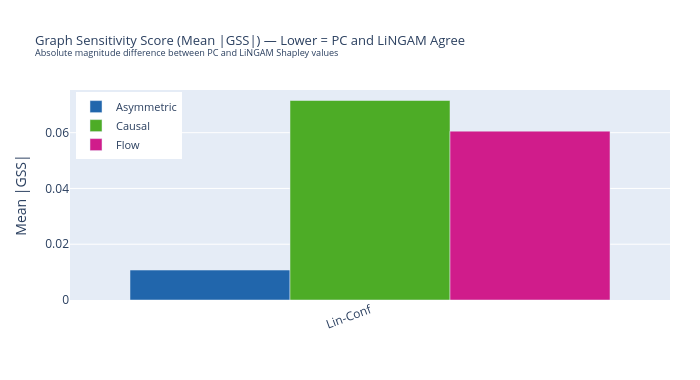

Notebook code cell kept with this figure:
### Markdown cell above
## 4. Graph Sensitivity Score (GSS)

How much does each method's output shift between the PC and LiNGAM graphs?  
Lower is more stable under graph uncertainty. GSS = 1 means the largest shift across all methods.

### Code cell
# GSS grouped bar — dataset × method
fig_gss = go.Figure()
for meth in BASE_METHODS:
    sub = df_gss[df_gss["Method"] == meth]
    fig_gss.add_trace(go.Bar(
        name         = meth,
        x            = sub["Dataset"].tolist(),
        y            = sub["MeanGSS"].tolist(),
        marker_color = METHOD_COLORS[meth],
        error_y      = None,
        hovertemplate=f"<b>{meth}</b><br>Dataset=%{{x}}<br>|GSS|=%{{y:.4f}}<extra></extra>",
    ))

fig_gss.update_layout(
    title=dict(text="Graph Sensitivity Score (Mean |GSS|) — Lower = PC and LiNGAM Agree<br>"
               "<sup>Absolute magnitude difference between PC and LiNGAM Shapley values</sup>",
               font=dict(size=13)),
    barmode="group",
    yaxis=dict(title="Mean |GSS|", zeroline=False, rangemode="tozero"),
    height=380, width=700,
    legend=dict(x=0.01, y=0.99, xanchor="left", font=dict(size=11)),
    margin=dict(l=70, r=30, t=90, b=80),
    xaxis=dict(tickangle=-20),
)
fig_gss.show()

### Figure 1 — Plotly figure (JSON) as saved in the notebook; plotly's stock layout.template omitted (floating-point values rounded to 4 significant figures)
{"data": [{"hovertemplate": "<b>Asymmetric</b><br>Dataset=%{x}<br>|GSS|=%{y:.4f}<extra></extra>", "marker": {"color": "#2166ac"}, "name": "Asymmetric", "type": "bar", "x": ["Lin-Conf"], "y": [0.01074]}, {"hovertemplate": "<b>Causal</b><br>Dataset=%{x}<br>|GSS|=%{y:.4f}<extra></extra>", "marker": {"color": "#4dac26"}, "name": "Causal", "type": "bar", "x": ["Lin-Conf"], "y": [0.07154]}, {"hovertemplate": "<b>Flow</b><br>Dataset=%{x}<br>|GSS|=%{y:.4f}<extra></extra>", "marker": {"color": "#d01c8b"}, "name": "Flow", "type": "bar", "x": ["Lin-Conf"], "y": [0.06055]}], "layout": {"barmode": "group", "height": 380, "legend": {"font": {"size": 11}, "x": 0.01, "xanchor": "left", "y": 0.99}, "margin": {"b": 80, "l": 70, "r": 30, "t": 90}, "title": {"font": {"size": 13}, "text": "Graph Sensitivity Score (Mean |GSS|) — Lower = PC and LiNGAM Agree<br><sup>Absolute magnitude difference between PC and LiNGAM Shapley values</sup>"}, "width": 700, "xaxis": {"tickangle": -20}, "yaxis": {"rangemode": "tozero", "title": {"text": "Mean |GSS|"}, "zeroline": false}}}
